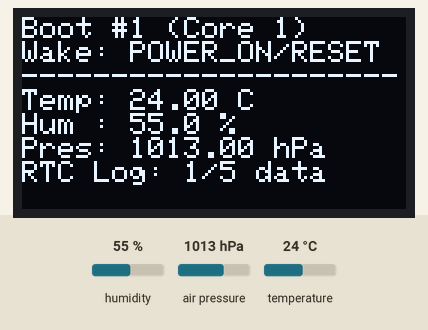
Recording of a program running on a simulated ESP32. On the bench: 128×64 one-colour display. The test bench sets the inputs (shaded band); at power-on: humidity 55 %, air pressure 1013 hPa, temperature 24 °C. What the program prints to the serial monitor is not drawn. At 2.0 s the program puts the board to deep sleep or switches it off; the recording ends there.

Above: at 0.6 s.

The program:

main.cpp
```cpp
#include <Arduino.h>
#include <Wire.h>
#include <Adafruit_GFX.h>
#include <Adafruit_SSD1306.h>
#include <Adafruit_Sensor.h>
#include <Adafruit_BME280.h>
#include <Adafruit_BMP280.h>
#include "esp_sleep.h"
#include "driver/rtc_io.h"

#define I2C_SDA 21
#define I2C_SCL 22
#define OLED_ADDR 0x3C
#define SENSOR_ADDR 0x76

#define SCREEN_WIDTH 128
#define SCREEN_HEIGHT 64
#define OLED_RESET -1

#define WAKEUP_GPIO GPIO_NUM_15
#define SLEEP_DURATION_US (10ULL * 1000000ULL) // 10 detik
#define HISTORY_SIZE 5

struct SensorRecord {
  uint32_t bootCount;
  float temperature;
  float humidity;
  float pressure;
  uint8_t wakeupReason;
};

RTC_DATA_ATTR uint32_t rtcBootCount = 0;
RTC_DATA_ATTR uint8_t rtcHistoryIndex = 0;
RTC_DATA_ATTR uint8_t rtcHistoryCount = 0;
RTC_DATA_ATTR SensorRecord rtcHistory[HISTORY_SIZE];

Adafruit_SSD1306 display(SCREEN_WIDTH, SCREEN_HEIGHT, &Wire, OLED_RESET);
Adafruit_BME280 bme;
Adafruit_BMP280 bmp;

bool isBME280 = false;
bool isBMP280 = false;

SemaphoreHandle_t i2cMutex = nullptr;
SemaphoreHandle_t dataMutex = nullptr;
SemaphoreHandle_t sensorDoneSem = nullptr;
SemaphoreHandle_t readyToSleepSem = nullptr;

float latestTemp = 0.0f;
float latestHum = 0.0f;
float latestPres = 0.0f;

const char* getWakeupReasonText(esp_sleep_wakeup_cause_t reason) {
  switch (reason) {
    case ESP_SLEEP_WAKEUP_TIMER: return "TIMER (10s)";
    case ESP_SLEEP_WAKEUP_EXT0:  return "EXT0 (GPIO15)";
    default:                     return "POWER_ON/RESET";
  }
}

void scanI2CBus() {
  Serial.println("\n[I2C SCANNER] Memindai bus I2C (SDA=21, SCL=22)...");
  int count = 0;
  for (uint8_t addr = 1; addr < 127; addr++) {
    Wire.beginTransmission(addr);
    if (Wire.endTransmission() == 0) {
      Serial.printf("  -> Ditemukan perangkat di 0x%02X", addr);
      if (addr == OLED_ADDR) Serial.print(" (OLED SSD1306)");
      else if (addr == SENSOR_ADDR) Serial.print(" (BME280/BMP280)");
      Serial.println();
      count++;
    }
    vTaskDelay(pdMS_TO_TICKS(2));
  }
  Serial.printf("[I2C SCANNER] Total perangkat aktif: %d\n", count);
}

void printRTCHistory() {
  Serial.println("--- Riwayat Data di RTC_DATA_ATTR ---");
  for (uint8_t i = 0; i < rtcHistoryCount; i++) {
    Serial.printf("  [%u] Boot #%lu | Temp: %.2f C | Hum: %.1f %% | Pres: %.2f hPa | Wake: %s\n",
                  i + 1,
                  (unsigned long)rtcHistory[i].bootCount,
                  rtcHistory[i].temperature,
                  rtcHistory[i].humidity,
                  rtcHistory[i].pressure,
                  getWakeupReasonText((esp_sleep_wakeup_cause_t)rtcHistory[i].wakeupReason));
  }
}

// Task Core 0: Baca sensor & simpan ke RTC_DATA_ATTR
void taskSensor(void *pvParameters) {
  (void)pvParameters;
  float temp = NAN;
  float hum = 0.0f;
  float pres = NAN;

  if (xSemaphoreTake(i2cMutex, pdMS_TO_TICKS(1000)) == pdTRUE) {
    if (bme.begin(SENSOR_ADDR)) {
      isBME280 = true;
      temp = bme.readTemperature();
      hum = bme.readHumidity();
      pres = bme.readPressure() / 100.0F;
    } else if (bmp.begin(SENSOR_ADDR)) {
      isBMP280 = true;
      temp = bmp.readTemperature();
      hum = 0.0f;
      pres = bmp.readPressure() / 100.0F;
    }
    xSemaphoreGive(i2cMutex);
  }

  esp_sleep_wakeup_cause_t reason = esp_sleep_get_wakeup_cause();

  if (xSemaphoreTake(dataMutex, pdMS_TO_TICKS(500)) == pdTRUE) {
    rtcBootCount++;
    latestTemp = temp;
    latestHum = hum;
    latestPres = pres;

    rtcHistory[rtcHistoryIndex].bootCount = rtcBootCount;
    rtcHistory[rtcHistoryIndex].temperature = temp;
    rtcHistory[rtcHistoryIndex].humidity = hum;
    rtcHistory[rtcHistoryIndex].pressure = pres;
    rtcHistory[rtcHistoryIndex].wakeupReason = (uint8_t)reason;

    rtcHistoryIndex = (rtcHistoryIndex + 1) % HISTORY_SIZE;
    if (rtcHistoryCount < HISTORY_SIZE) {
      rtcHistoryCount++;
    }
    xSemaphoreGive(dataMutex);
  }

  Serial.printf("[Core %d - TaskSensor] Boot #%lu | T=%.2f C | H=%.1f%% | P=%.2f hPa\n",
                xPortGetCoreID(), (unsigned long)rtcBootCount, temp, hum, pres);

  xSemaphoreGive(sensorDoneSem);
  vTaskDelete(nullptr);
}

// Task Core 1: Perbarui OLED
void taskOLED(void *pvParameters) {
  (void)pvParameters;

  xSemaphoreTake(sensorDoneSem, portMAX_DELAY);

  float tempCopy = NAN;
  float humCopy = 0.0f;
  float presCopy = NAN;
  uint32_t bootCopy = 0;
  uint8_t histCountCopy = 0;

  if (xSemaphoreTake(dataMutex, pdMS_TO_TICKS(500)) == pdTRUE) {
    tempCopy = latestTemp;
    humCopy = latestHum;
    presCopy = latestPres;
    bootCopy = rtcBootCount;
    histCountCopy = rtcHistoryCount;
    xSemaphoreGive(dataMutex);
  }

  esp_sleep_wakeup_cause_t reason = esp_sleep_get_wakeup_cause();

  if (xSemaphoreTake(i2cMutex, pdMS_TO_TICKS(1000)) == pdTRUE) {
    display.clearDisplay();
    display.setTextSize(1);
    display.setTextColor(SSD1306_WHITE);
    display.setCursor(0, 0);

    display.printf("Boot #%lu (Core %d)\n", (unsigned long)bootCopy, xPortGetCoreID());
    display.printf("Wake: %s\n", getWakeupReasonText(reason));
    display.println("---------------------");
    display.printf("Temp: %.2f C\n", tempCopy);
    if (isBME280) {
      display.printf("Hum : %.1f %%\n", humCopy);
    }
    display.printf("Pres: %.2f hPa\n", presCopy);
    display.printf("RTC Log: %u/%u data\n", histCountCopy, HISTORY_SIZE);
    display.display();
    xSemaphoreGive(i2cMutex);
  }

  Serial.printf("[Core %d - TaskOLED] OLED diperbarui.\n", xPortGetCoreID());
  printRTCHistory();

  vTaskDelay(pdMS_TO_TICKS(1500));

  xSemaphoreGive(readyToSleepSem);
  vTaskDelete(nullptr);
}

void setup() {
  Serial.begin(115200);
  delay(200);

  esp_sleep_wakeup_cause_t reason = esp_sleep_get_wakeup_cause();
  Serial.println("==========================================");
  Serial.printf("ESP32 Bangun! Penyebab: %s\n", getWakeupReasonText(reason));

  Wire.begin(I2C_SDA, I2C_SCL);

  if (reason == ESP_SLEEP_WAKEUP_UNDEFINED) {
    scanI2CBus();
  }

  i2cMutex = xSemaphoreCreateMutex();
  dataMutex = xSemaphoreCreateMutex();
  sensorDoneSem = xSemaphoreCreateBinary();
  readyToSleepSem = xSemaphoreCreateBinary();

  if (xSemaphoreTake(i2cMutex, pdMS_TO_TICKS(1000)) == pdTRUE) {
    if (!display.begin(SSD1306_SWITCHCAPVCC, OLED_ADDR)) {
      Serial.println("Gagal inisialisasi OLED SSD1306 di 0x3C!");
    }
    xSemaphoreGive(i2cMutex);
  }

  xTaskCreatePinnedToCore(taskSensor, "TaskSensor", 4096, nullptr, 2, nullptr, 0);
  xTaskCreatePinnedToCore(taskOLED, "TaskOLED", 4096, nullptr, 2, nullptr, 1);
}

void loop() {
  if (xSemaphoreTake(readyToSleepSem, pdMS_TO_TICKS(100)) == pdTRUE) {
    if (xSemaphoreTake(i2cMutex, pdMS_TO_TICKS(1000)) == pdTRUE) {
      display.ssd1306_command(SSD1306_DISPLAYOFF);
      xSemaphoreGive(i2cMutex);
    }

    Serial.println("Memasuki Deep Sleep 10 detik (Timer + EXT0 GPIO 15)...\n");
    Serial.flush();

    rtc_gpio_pullup_dis(WAKEUP_GPIO);
    rtc_gpio_pulldown_en(WAKEUP_GPIO);
    esp_sleep_enable_timer_wakeup(SLEEP_DURATION_US);
    esp_sleep_enable_ext0_wakeup(WAKEUP_GPIO, 1);
    esp_deep_sleep_start();
  }
}
```

i2c_scanner_reference.cpp
```cpp
/*
 * Referensi Program I2C Scanner (Tahap 1 Lab-2)
 * Jalankan kode ini terlebih dahulu jika ingin memverifikasi alamat perangkat I2C
 * sebelum menjalankan kode utama FreeRTOS + Deep Sleep.
 */
#include <Arduino.h>
#include <Wire.h>

#define I2C_SDA 21
#define I2C_SCL 22

void runI2CScanner() {
  Serial.println("\n=== I2C Scanner (SDA=21, SCL=22) ===");
  int found = 0;
  for (uint8_t addr = 1; addr < 127; addr++) {
    Wire.beginTransmission(addr);
    uint8_t err = Wire.endTransmission();
    if (err == 0) {
      Serial.printf("Perangkat I2C terdeteksi di alamat: 0x%02X", addr);
      if (addr == 0x3C) Serial.print(" -> OLED SSD1306");
      if (addr == 0x76 || addr == 0x77) Serial.print(" -> Sensor BME280/BMP280");
      Serial.println();
      found++;
    }
  }
  if (found == 0) {
    Serial.println("Tidak ada perangkat I2C ditemukan!");
  } else {
    Serial.printf("Total %d perangkat I2C ditemukan tanpa tabrakan alamat.\n", found);
  }
}
```

Measured:
- what the display in image 0 shows lasts 1.5 s, from 0.5 s to 2.0 s
